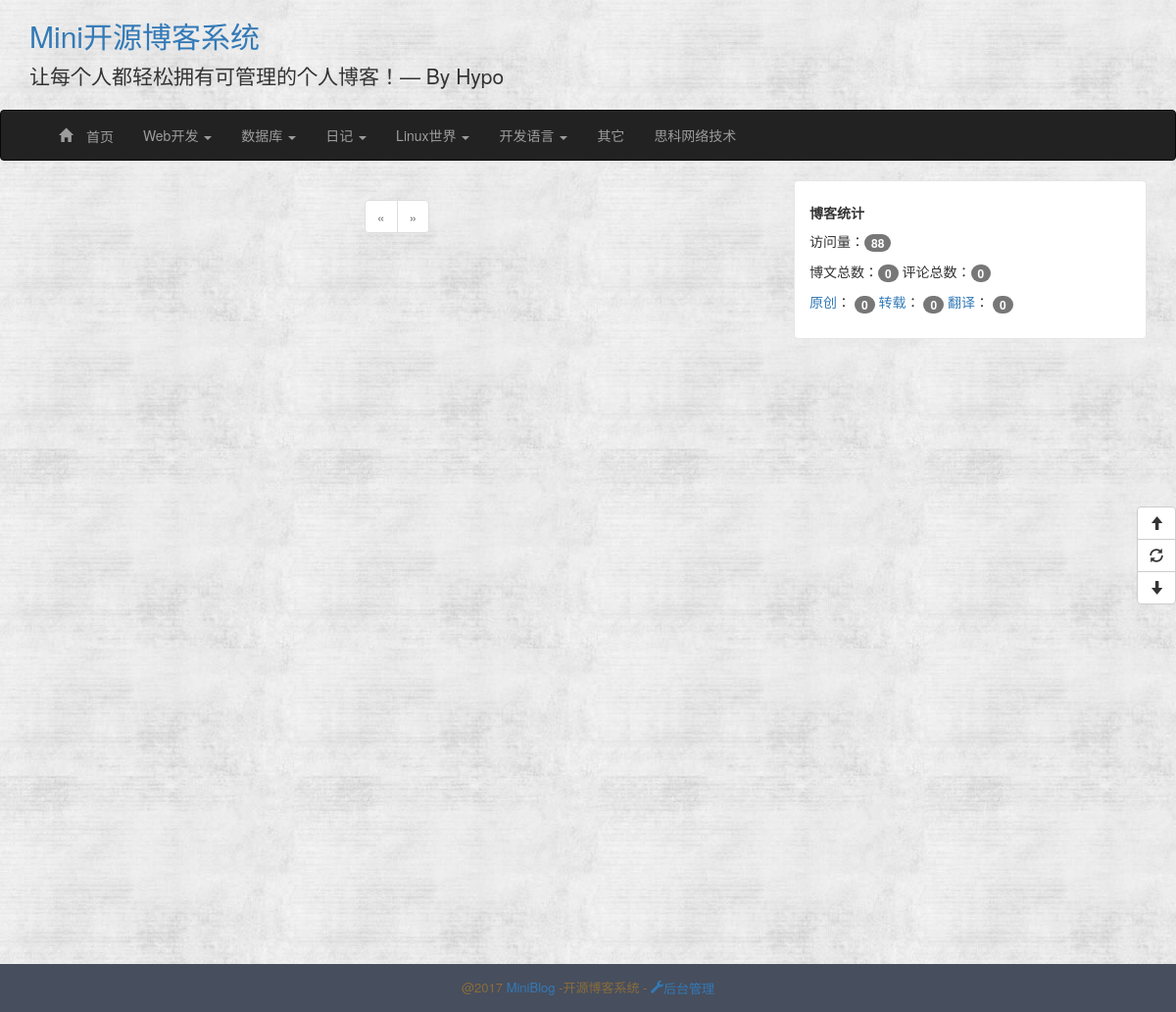
The page / on the database its author committed.
### app/models.py (models this page shows, shortened)
class BlogInfo(db.Model):
    __tablename__ = 'blog_info'
    id = db.Column(db.Integer, primary_key=True)
    title = db.Column(db.String(64))
    signature = db.Column(db.Text)
    navbar = db.Column(db.String(64))

class Menu(db.Model):
    __tablename__ = 'menus'
    id = db.Column(db.Integer, primary_key=True)
    name = db.Column(db.String(64), unique=True)
    types = db.relationship('ArticleType', backref='menu', lazy='dynamic')
    order = db.Column(db.Integer, default=0, nullable=False)

class ArticleType(db.Model):
    __tablename__ = 'articleTypes'
    id = db.Column(db.Integer, primary_key=True)
    name = db.Column(db.String(64), unique=True)
    introduction = db.Column(db.Text, default=None)
    articles = db.relationship('Article', backref='articleType', lazy='dynamic')
    menu_id = db.Column(db.Integer, db.ForeignKey('menus.id'), default=None)
    setting_id = db.Column(db.Integer, db.ForeignKey('articleTypeSettings.id'))
    @property
    def is_hide(self):
        if self.setting:
            return self.setting.hide
        else:
            return False

class Plugin(db.Model):
    __tablename__ = 'plugins'
    id = db.Column(db.Integer, primary_key=True)
    title = db.Column(db.String(64), unique=True)
    note = db.Column(db.Text, default='')
    content = db.Column(db.Text, default='')
    order = db.Column(db.Integer, default=0)
    disabled = db.Column(db.Boolean, default=False)

class BlogView(db.Model):
    __tablename__ = 'blog_view'
    id = db.Column(db.Integer, primary_key=True)
    num_of_view = db.Column(db.BigInteger, default=0)
    @staticmethod
    def add_view(db):
        view = BlogView.query.first()
        if view:
            view.num_of_view += 1
            db.session.add(view)
            db.session.commit()

class Source(db.Model):
    __tablename__ = 'sources'
    id = db.Column(db.Integer, primary_key=True)
    name = db.Column(db.String(64), unique=True)
    articles = db.relationship('Article', backref='source', lazy='dynamic')

### app/main/views.py (the view)
@main.route('/',methods=['GET','POST'])
def index():
    BlogView.add_view(db)
    page = request.args.get('page', 1, type=int)
    pagination = Article.query.order_by(Article.create_time.desc()).paginate(
        page,
        per_page = current_app.config['ARTICLES_PER_PAGE'],
        error_out = False)
    articles = pagination.items
    return render_template('index.html',
                           articles = articles,
                           pagination = pagination,
                           endpoint = '.index')

### app/templates/index.html (shortened to what this page needs)
{% extends 'base.html' %}
{% import "_macros.html" as macros %}
{% block content %}
    <div class="pagination">
    {% if endpoint == '.index' %}
        {{ macros.pagination_widget(pagination, endpoint) }}
    {% else %}
        {{ macros.pagination_widget(pagination, endpoint, id=id) }}
    {% endif %}
    </div>
{% endblock %}

### app/templates/base.html (shortened to what this page needs)
<!DOCTYPE html>
<html lang="en">
<head>
    {% block stylesheet %}
        <link href="{{ url_for('static', filename='css/bootstrap.css') }}" rel="stylesheet">
        <link href="{{ url_for('static', filename='css/common.css') }}" rel="stylesheet">
    {% endblock %}
</head>
<body>
<header>
    <div class='header-top'>
        <div class="container">
            <h2  class="blog-title"><a href="{{ url_for('main.index') }}">{{ BlogInfo.query.first().title }}</a></h2>
            <p class="lead signature">
                {{ BlogInfo.query.first().signature }}
            </p>
        </div>
    </div>
    <nav class="navbar navbar-{{ BlogInfo.query.first().navbar }}" role="navigation">
        <div class="container">
            <div class="collapse navbar-collapse">
                <ul class="nav navbar-nav">
                    <li class=""><a href="/"><span class="glyphicon glyphicon-home"> 首页</span></a></li>
                    {% for menu in Menu.query.order_by(Menu.order.asc()).all() %}
                        {% if menu.types.count() %}
                            <li class="dropdown">
                                <a href="#" class="dropdown-toggle" data-toggle="dropdown">{{ menu.name }} <b
                                        class="caret"></b></a>
                            </li>
                        {% endif %}
                    {% endfor %}
                    {% for article_type in ArticleType.query.all() %}
                        {% if not article_type.menu %}
                            {% if not article_type.is_hide %}
                                <li>
                                    <a href="{{ url_for('main.articleTypes', id=article_type.id) }}">
                                        {{ article_type.name }}
                                    </a>
                                </li>
                            {% endif %}
                        {% endif %}
                    {% endfor %}
                </ul>
            </div>
        </div>
    </nav>
</header>
{% block Content %}
    <div class="content">
        <div class="container">
            <div class="row">
                <div class="col-md-8 article">
                    {% block content %}
                    {% endblock %}
                </div>
                <div class="col-md-4 blog_nav">
                    {% block blog_nav_plugin %}
                        {% for plugin in Plugin.query.order_by(Plugin.order.asc()).all() %}
                            {% if plugin.disabled != True %}
                                {% if plugin.content != 'system_plugin' %}
                                    <div id="{{ plugin.title }}" class="entry-box">
                                        <h5><strong>{{ plugin.title }}</strong></h5>
                                        {{ plugin.content | safe }}
                                    </div>
                                {% else %}
                                    <div class="entry-box">
                                        <h5><strong>博客统计</strong></h5>
                                        <p>访问量：<span class="badge">{{ BlogView.query.first().num_of_view }}</span></p>
                                        <p>
                                            博文总数：<span class="badge">{{ Article.query.count() }}</span>
                                            评论总数：<span class="badge">{{ Comment.query.count() }}</span>
                                        </p>
                                        <p>
                                            {% for source in Source.query.all() %}
                                                <a href="{{ url_for('main.article_sources', id=source.id) }}">{{ source.name }}</a>：
                                                <span class="badge">{{ source.articles.count() }}</span>
                                            {% endfor %}
                                        </p>
                                    </div>
                                {% endif %}
                            {% endif %}
                        {% endfor %}
                    {% endblock %}
                </div>
            </div>
        </div>
    </div>
{% endblock %}
<div class="footer">
    <p class="footer-content">
        @2017
        <a href="#">MiniBlog</a>
        -开源博客系统
        {% if not current_user.is_authenticated %}
            -<a href="{{ url_for('auth.login') }}">
            <span class="glyphicon glyphicon-wrench">后台管理</span>
        </a>
        {% endif %}
    </p>
</div>
<div class="btn-group-vertical floatButton">
    <button id="goTop" class="btn btn-default" title="去顶部" type="button">
        <span class="glyphicon glyphicon-arrow-up"></span>
    </button>
    <button id="refresh" class="btn btn-default" title="刷新" type="button">
        <span class="glyphicon glyphicon-refresh"></span>
    </button>
    <button id="goBottom" class="btn btn-default" title="去底部" type="button">
        <span class="glyphicon glyphicon-arrow-down"></span>
    </button>
</div>
</body>
</html>

### app/templates/_macros.html (shortened to what this page needs)
{% macro pagination_widget(pagination, endpoint, fragment='') %}
    <ul class="pagination">
        <li{% if not pagination.has_prev %} class="disabled"{% endif %}>
            <a href="{% if pagination.has_prev %}{{ url_for(endpoint,
                page = pagination.page - 1, **kwargs) }}{{ fragment }}{% else %}#{% endif %}">
                &laquo;
            </a>
        </li>
        <li{% if not pagination.has_next %} class="disabled"{% endif %}>
            <a href="{% if pagination.has_next %}{{ url_for(endpoint,
                page = pagination.page + 1, **kwargs) }}{{ fragment }}{% else %}#{% endif %}">
                &raquo;
            </a>
        </li>
    </ul>
{% endmacro %}

### app/static/css/common.css (style rules this page uses)
body { background: url('../images/background.jpg'); }
.blog-title a:link { text-decoration: none; }
.signature { padding-left: 0px; }
.content { min-height: 800px; }
.entry-box { background: #fff; padding: 15px; margin-bottom: 20px; border: 1px solid #e6e6e6; border-radius: 4px; }
.footer { background: #474E5D; padding: 15px 0 5px; font-size: 13px; }
.footer-content { text-align: center; color: #8a6d3b; }
div.pagination { width: 100%; text-align: center; padding: 0px; margin: 0px; }
.footer-content a { text-decoration: none; }
.floatButton { position: fixed; top: 50%; right: 0; z-index: 9999999; }

### rows shown on the page
BlogInfo: query.first "Mini开源博客系统", query.first "让每个人都轻松拥有可管理的个人博客！— By Hypo"
Menu: name "Web开发"
Menu: name "数据库"
Menu: name "日记"
Menu: name "Linux世界"
Menu: name "开发语言"
ArticleType: name "其它"
ArticleType: name "思科网络技术"
Plugin: query.count "0"
BlogView: query.first "88"
Source: name "原创", articles.count "0"
Source: name "转载", articles.count "0"
Source: name "翻译", articles.count "0"
